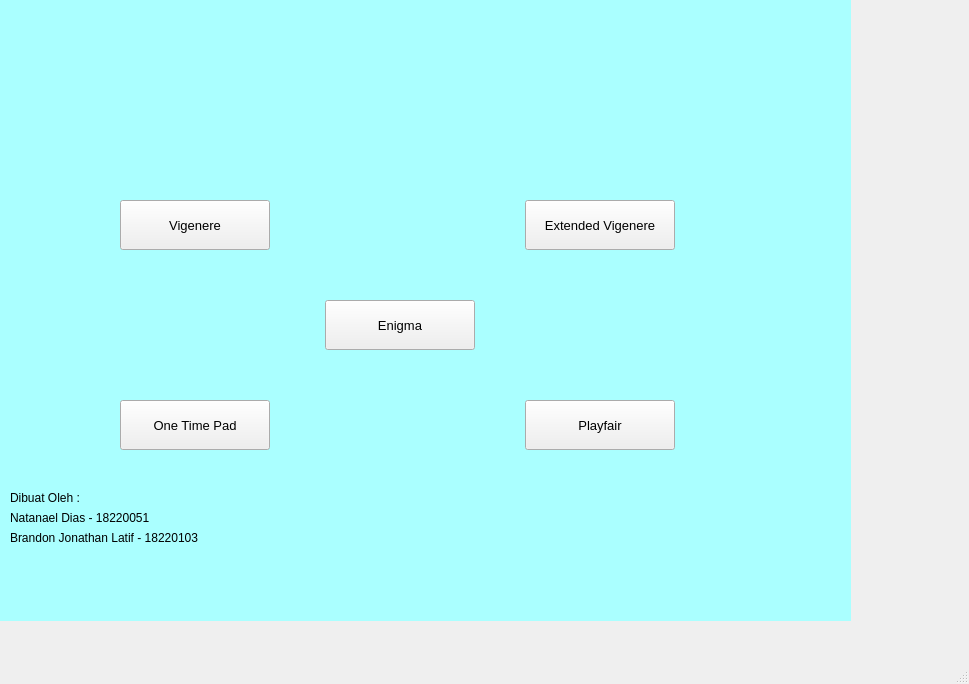
<?xml version="1.0" encoding="UTF-8"?>
<ui version="4.0">
 <class>MainWindow</class>
 <widget class="QMainWindow" name="MainWindow">
  <property name="geometry">
   <rect>
    <x>0</x>
    <y>0</y>
    <width>969</width>
    <height>684</height>
   </rect>
  </property>
  <property name="windowTitle">
   <string>MainWindow</string>
  </property>
  <widget class="QWidget" name="centralwidget">
   <widget class="QPushButton" name="pushButton_2">
    <property name="geometry">
     <rect>
      <x>120</x>
      <y>200</y>
      <width>150</width>
      <height>50</height>
     </rect>
    </property>
    <property name="font">
     <font>
      <pointsize>10</pointsize>
     </font>
    </property>
    <property name="mouseTracking">
     <bool>true</bool>
    </property>
    <property name="text">
     <string>Vigenere</string>
    </property>
   </widget>
   <widget class="QPushButton" name="pushButton_3">
    <property name="geometry">
     <rect>
      <x>525</x>
      <y>200</y>
      <width>150</width>
      <height>50</height>
     </rect>
    </property>
    <property name="font">
     <font>
      <pointsize>10</pointsize>
     </font>
    </property>
    <property name="text">
     <string>Extended Vigenere</string>
    </property>
   </widget>
   <widget class="QPushButton" name="pushButton_4">
    <property name="geometry">
     <rect>
      <x>120</x>
      <y>400</y>
      <width>150</width>
      <height>50</height>
     </rect>
    </property>
    <property name="font">
     <font>
      <pointsize>10</pointsize>
     </font>
    </property>
    <property name="mouseTracking">
     <bool>true</bool>
    </property>
    <property name="text">
     <string>One Time Pad</string>
    </property>
   </widget>
   <widget class="QPushButton" name="pushButton_5">
    <property name="geometry">
     <rect>
      <x>525</x>
      <y>400</y>
      <width>150</width>
      <height>50</height>
     </rect>
    </property>
    <property name="font">
     <font>
      <pointsize>10</pointsize>
     </font>
    </property>
    <property name="mouseTracking">
     <bool>true</bool>
    </property>
    <property name="text">
     <string>Playfair</string>
    </property>
   </widget>
   <widget class="QPushButton" name="pushButton_6">
    <property name="geometry">
     <rect>
      <x>325</x>
      <y>300</y>
      <width>150</width>
      <height>50</height>
     </rect>
    </property>
    <property name="font">
     <font>
      <pointsize>10</pointsize>
     </font>
    </property>
    <property name="mouseTracking">
     <bool>true</bool>
    </property>
    <property name="text">
     <string>Enigma</string>
    </property>
   </widget>
   <widget class="QLabel" name="label">
    <property name="geometry">
     <rect>
      <x>130</x>
      <y>60</y>
      <width>551</width>
      <height>81</height>
     </rect>
    </property>
    <property name="font">
     <font>
      <pointsize>20</pointsize>
     </font>
    </property>
    <property name="text">
     <string/>
    </property>
   </widget>
   <widget class="QLabel" name="label_2">
    <property name="geometry">
     <rect>
      <x>10</x>
      <y>490</y>
      <width>81</width>
      <height>16</height>
     </rect>
    </property>
    <property name="text">
     <string>Dibuat Oleh :</string>
    </property>
   </widget>
   <widget class="QLabel" name="label_3">
    <property name="geometry">
     <rect>
      <x>10</x>
      <y>510</y>
      <width>151</width>
      <height>16</height>
     </rect>
    </property>
    <property name="text">
     <string>Natanael Dias - 18220051</string>
    </property>
   </widget>
   <widget class="QLabel" name="label_4">
    <property name="geometry">
     <rect>
      <x>10</x>
      <y>530</y>
      <width>201</width>
      <height>16</height>
     </rect>
    </property>
    <property name="text">
     <string>Brandon Jonathan Latif - 18220103</string>
    </property>
   </widget>
   <widget class="QWidget" name="widget" native="true">
    <property name="geometry">
     <rect>
      <x>0</x>
      <y>0</y>
      <width>851</width>
      <height>621</height>
     </rect>
    </property>
    <property name="styleSheet">
     <string notr="true">background-color: rgb(170, 255, 255);</string>
    </property>
   </widget>
   <zorder>widget</zorder>
   <zorder>pushButton_2</zorder>
   <zorder>pushButton_3</zorder>
   <zorder>pushButton_4</zorder>
   <zorder>pushButton_5</zorder>
   <zorder>pushButton_6</zorder>
   <zorder>label</zorder>
   <zorder>label_2</zorder>
   <zorder>label_3</zorder>
   <zorder>label_4</zorder>
  </widget>
  <widget class="QMenuBar" name="menubar">
   <property name="geometry">
    <rect>
     <x>0</x>
     <y>0</y>
     <width>969</width>
     <height>26</height>
    </rect>
   </property>
  </widget>
  <widget class="QStatusBar" name="statusbar"/>
 </widget>
 <resources/>
 <connections/>
</ui>
